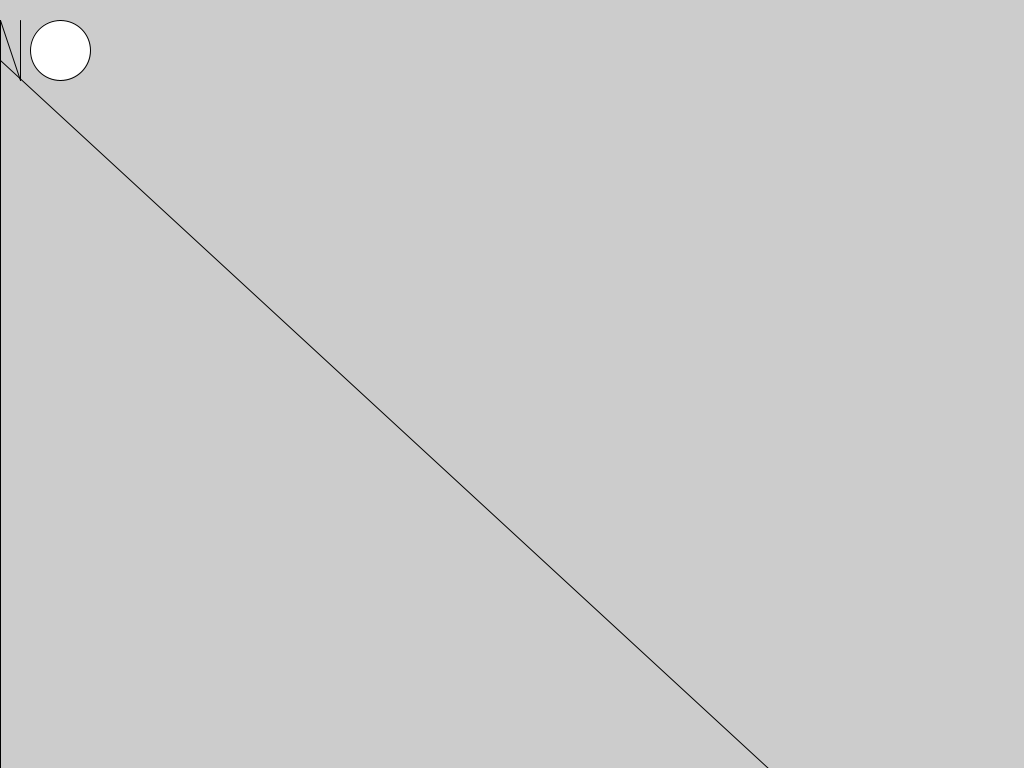
Frame 1 (no input)
Frame 60 (the mouse pressed at the canvas centre just before this capture): identical to frame 1, image omitted
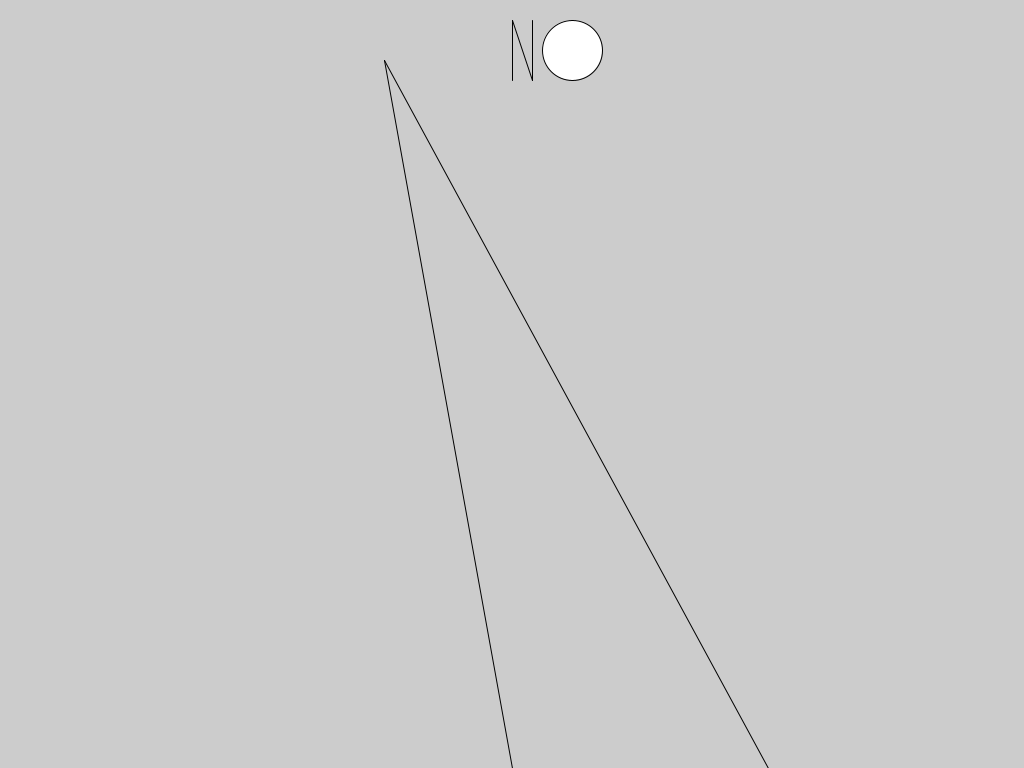
Frame 120 (the mouse held since frame 60 and released just before this capture)

The Processing sketch that drew these frames (run headless with seeded random() and noise(); from frame 60 on, the mouse is pressed at the canvas centre):

// Processing sketch: sketch_1stsketch
// ── sketch_1stsketch.pde
void setup() {
size(1024,768);
}
float x = 0;
void draw() { 
  background(204); 
  line(pmouseX,20, pmouseX, 80); 
  line(pmouseX,20,pmouseX+20,80);
  line(pmouseX+20,20,pmouseX+20,80);
  ellipse(pmouseX+60,50,60,60);
  line(pmouseX,768,pmouseY,60);
  line(768,768,pmouseY,60);
} 
